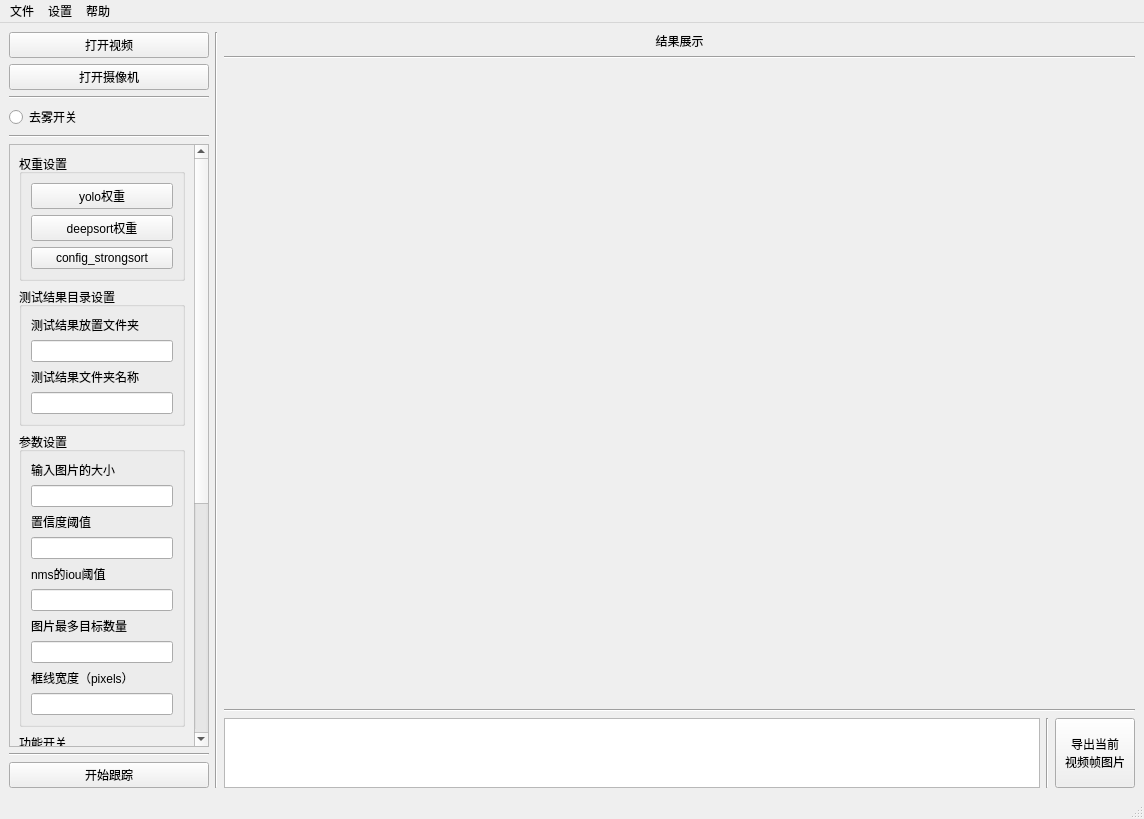
<?xml version="1.0" encoding="UTF-8"?>
<ui version="4.0">
 <class>MainWindow</class>
 <widget class="QMainWindow" name="MainWindow">
  <property name="geometry">
   <rect>
    <x>0</x>
    <y>0</y>
    <width>1144</width>
    <height>819</height>
   </rect>
  </property>
  <property name="windowTitle">
   <string>MainWindow</string>
  </property>
  <widget class="QWidget" name="centralwidget">
   <layout class="QHBoxLayout" name="horizontalLayout_3" stretch="1,0,5">
    <item>
     <layout class="QVBoxLayout" name="verticalLayout">
      <item>
       <widget class="QPushButton" name="VideoOpenBtn">
        <property name="minimumSize">
         <size>
          <width>200</width>
          <height>0</height>
         </size>
        </property>
        <property name="text">
         <string>打开视频</string>
        </property>
       </widget>
      </item>
      <item>
       <widget class="QPushButton" name="CameraOpenBtn">
        <property name="text">
         <string>打开摄像机</string>
        </property>
       </widget>
      </item>
      <item>
       <widget class="Line" name="line">
        <property name="orientation">
         <enum>Qt::Horizontal</enum>
        </property>
       </widget>
      </item>
      <item>
       <widget class="QRadioButton" name="radioButtonDefogOpen">
        <property name="layoutDirection">
         <enum>Qt::LeftToRight</enum>
        </property>
        <property name="text">
         <string>去雾开关</string>
        </property>
       </widget>
      </item>
      <item>
       <widget class="Line" name="line_2">
        <property name="orientation">
         <enum>Qt::Horizontal</enum>
        </property>
       </widget>
      </item>
      <item>
       <widget class="QScrollArea" name="scrollArea">
        <property name="sizePolicy">
         <sizepolicy hsizetype="Expanding" vsizetype="Expanding">
          <horstretch>0</horstretch>
          <verstretch>0</verstretch>
         </sizepolicy>
        </property>
        <property name="minimumSize">
         <size>
          <width>0</width>
          <height>0</height>
         </size>
        </property>
        <property name="widgetResizable">
         <bool>true</bool>
        </property>
        <widget class="QWidget" name="scrollAreaWidgetContents">
         <property name="geometry">
          <rect>
           <x>0</x>
           <y>0</y>
           <width>183</width>
           <height>1000</height>
          </rect>
         </property>
         <property name="minimumSize">
          <size>
           <width>0</width>
           <height>1000</height>
          </size>
         </property>
         <layout class="QVBoxLayout" name="verticalLayout_3">
          <item>
           <widget class="QGroupBox" name="groupBox">
            <property name="sizePolicy">
             <sizepolicy hsizetype="Preferred" vsizetype="Fixed">
              <horstretch>0</horstretch>
              <verstretch>0</verstretch>
             </sizepolicy>
            </property>
            <property name="title">
             <string>权重设置</string>
            </property>
            <layout class="QVBoxLayout" name="verticalLayout_6">
             <item>
              <widget class="QPushButton" name="YoloWeightsBtn">
               <property name="text">
                <string>yolo权重</string>
               </property>
              </widget>
             </item>
             <item>
              <widget class="QPushButton" name="StrongsortWeightsBtn">
               <property name="text">
                <string>deepsort权重</string>
               </property>
              </widget>
             </item>
             <item>
              <widget class="QPushButton" name="ConfigStrongsortBtn">
               <property name="text">
                <string>config_strongsort</string>
               </property>
              </widget>
             </item>
            </layout>
           </widget>
          </item>
          <item>
           <widget class="QGroupBox" name="groupBox_2">
            <property name="sizePolicy">
             <sizepolicy hsizetype="Preferred" vsizetype="Fixed">
              <horstretch>0</horstretch>
              <verstretch>0</verstretch>
             </sizepolicy>
            </property>
            <property name="title">
             <string>测试结果目录设置</string>
            </property>
            <layout class="QVBoxLayout" name="verticalLayout_8">
             <item>
              <widget class="QLabel" name="labelproject">
               <property name="sizePolicy">
                <sizepolicy hsizetype="Preferred" vsizetype="Fixed">
                 <horstretch>0</horstretch>
                 <verstretch>0</verstretch>
                </sizepolicy>
               </property>
               <property name="text">
                <string>测试结果放置文件夹</string>
               </property>
              </widget>
             </item>
             <item>
              <widget class="QLineEdit" name="ProjectLineEdit">
               <property name="placeholderText">
                <string/>
               </property>
              </widget>
             </item>
             <item>
              <widget class="QLabel" name="labelname">
               <property name="sizePolicy">
                <sizepolicy hsizetype="Preferred" vsizetype="Fixed">
                 <horstretch>0</horstretch>
                 <verstretch>0</verstretch>
                </sizepolicy>
               </property>
               <property name="text">
                <string>测试结果文件夹名称</string>
               </property>
              </widget>
             </item>
             <item>
              <widget class="QLineEdit" name="NamelineEdit">
               <property name="placeholderText">
                <string/>
               </property>
              </widget>
             </item>
            </layout>
           </widget>
          </item>
          <item>
           <widget class="QGroupBox" name="groupBox_3">
            <property name="sizePolicy">
             <sizepolicy hsizetype="Preferred" vsizetype="Fixed">
              <horstretch>0</horstretch>
              <verstretch>0</verstretch>
             </sizepolicy>
            </property>
            <property name="title">
             <string>参数设置</string>
            </property>
            <layout class="QVBoxLayout" name="verticalLayout_5">
             <item>
              <widget class="QLabel" name="labelimgsz">
               <property name="sizePolicy">
                <sizepolicy hsizetype="Preferred" vsizetype="Fixed">
                 <horstretch>0</horstretch>
                 <verstretch>0</verstretch>
                </sizepolicy>
               </property>
               <property name="text">
                <string>输入图片的大小</string>
               </property>
              </widget>
             </item>
             <item>
              <widget class="QLineEdit" name="imgszlineEdit"/>
             </item>
             <item>
              <widget class="QLabel" name="labelconf_thres">
               <property name="sizePolicy">
                <sizepolicy hsizetype="Preferred" vsizetype="Fixed">
                 <horstretch>0</horstretch>
                 <verstretch>0</verstretch>
                </sizepolicy>
               </property>
               <property name="text">
                <string>置信度阈值</string>
               </property>
              </widget>
             </item>
             <item>
              <widget class="QLineEdit" name="conf_threslineEdit"/>
             </item>
             <item>
              <widget class="QLabel" name="labeliou_thres">
               <property name="sizePolicy">
                <sizepolicy hsizetype="Preferred" vsizetype="Fixed">
                 <horstretch>0</horstretch>
                 <verstretch>0</verstretch>
                </sizepolicy>
               </property>
               <property name="text">
                <string>nms的iou阈值</string>
               </property>
              </widget>
             </item>
             <item>
              <widget class="QLineEdit" name="iou_threslineEdit"/>
             </item>
             <item>
              <widget class="QLabel" name="labelmax_det">
               <property name="sizePolicy">
                <sizepolicy hsizetype="Preferred" vsizetype="Fixed">
                 <horstretch>0</horstretch>
                 <verstretch>0</verstretch>
                </sizepolicy>
               </property>
               <property name="text">
                <string>图片最多目标数量</string>
               </property>
              </widget>
             </item>
             <item>
              <widget class="QLineEdit" name="max_detlineEdit"/>
             </item>
             <item>
              <widget class="QLabel" name="labelline_thickness">
               <property name="sizePolicy">
                <sizepolicy hsizetype="Preferred" vsizetype="Fixed">
                 <horstretch>0</horstretch>
                 <verstretch>0</verstretch>
                </sizepolicy>
               </property>
               <property name="text">
                <string>框线宽度（pixels）</string>
               </property>
              </widget>
             </item>
             <item>
              <widget class="QLineEdit" name="line_thicknesslineEdit"/>
             </item>
            </layout>
           </widget>
          </item>
          <item>
           <widget class="QGroupBox" name="groupBox_4">
            <property name="sizePolicy">
             <sizepolicy hsizetype="Preferred" vsizetype="Fixed">
              <horstretch>0</horstretch>
              <verstretch>0</verstretch>
             </sizepolicy>
            </property>
            <property name="title">
             <string>功能开关</string>
            </property>
            <layout class="QVBoxLayout" name="verticalLayout_4">
             <item>
              <widget class="QCheckBox" name="checkBoxshow_vid">
               <property name="text">
                <string>结果展示</string>
               </property>
              </widget>
             </item>
             <item>
              <widget class="QCheckBox" name="checkBoxsave_txt">
               <property name="text">
                <string>坐标保存</string>
               </property>
              </widget>
             </item>
             <item>
              <widget class="QCheckBox" name="checkBoxsave_conf">
               <property name="text">
                <string>置信度保存</string>
               </property>
              </widget>
             </item>
             <item>
              <widget class="QCheckBox" name="checkBoxsave_crop">
               <property name="text">
                <string>目标保存</string>
               </property>
              </widget>
             </item>
             <item>
              <widget class="QCheckBox" name="checkBoxsave_vid">
               <property name="text">
                <string>预测结果保存</string>
               </property>
              </widget>
             </item>
             <item>
              <widget class="QCheckBox" name="checkBoxnosave">
               <property name="text">
                <string>不保存预测结果</string>
               </property>
              </widget>
             </item>
             <item>
              <widget class="QCheckBox" name="checkBoxagnostic_nms">
               <property name="text">
                <string>agnostic_nms</string>
               </property>
              </widget>
             </item>
             <item>
              <widget class="QCheckBox" name="checkBoxaugment">
               <property name="text">
                <string>augment</string>
               </property>
              </widget>
             </item>
             <item>
              <widget class="QCheckBox" name="checkBoxvisualize">
               <property name="text">
                <string>visualize</string>
               </property>
              </widget>
             </item>
             <item>
              <widget class="QCheckBox" name="checkBoxupdate">
               <property name="text">
                <string>update</string>
               </property>
              </widget>
             </item>
             <item>
              <widget class="QCheckBox" name="checkBoxexist_ok">
               <property name="text">
                <string>exist_ok</string>
               </property>
              </widget>
             </item>
             <item>
              <widget class="QCheckBox" name="checkBoxhide_labels">
               <property name="text">
                <string>hide_labels</string>
               </property>
              </widget>
             </item>
             <item>
              <widget class="QCheckBox" name="checkBoxhide_conf">
               <property name="text">
                <string>hide_conf</string>
               </property>
              </widget>
             </item>
             <item>
              <widget class="QCheckBox" name="checkBoxhide_class">
               <property name="text">
                <string>hide_class</string>
               </property>
              </widget>
             </item>
             <item>
              <widget class="QCheckBox" name="checkBoxhide_speed">
               <property name="text">
                <string>hide_speed</string>
               </property>
              </widget>
             </item>
             <item>
              <widget class="QCheckBox" name="checkBoxhalf">
               <property name="text">
                <string>half</string>
               </property>
              </widget>
             </item>
             <item>
              <widget class="QCheckBox" name="checkBoxdnn">
               <property name="text">
                <string>dnn</string>
               </property>
              </widget>
             </item>
            </layout>
           </widget>
          </item>
         </layout>
        </widget>
       </widget>
      </item>
      <item>
       <widget class="Line" name="line_3">
        <property name="orientation">
         <enum>Qt::Horizontal</enum>
        </property>
       </widget>
      </item>
      <item>
       <widget class="QPushButton" name="StartTrackBtn">
        <property name="sizePolicy">
         <sizepolicy hsizetype="Minimum" vsizetype="Fixed">
          <horstretch>0</horstretch>
          <verstretch>0</verstretch>
         </sizepolicy>
        </property>
        <property name="minimumSize">
         <size>
          <width>0</width>
          <height>0</height>
         </size>
        </property>
        <property name="text">
         <string>开始跟踪</string>
        </property>
       </widget>
      </item>
     </layout>
    </item>
    <item>
     <widget class="Line" name="line_7">
      <property name="orientation">
       <enum>Qt::Vertical</enum>
      </property>
     </widget>
    </item>
    <item>
     <layout class="QVBoxLayout" name="verticalLayout_2" stretch="1,0,10,0,1">
      <item>
       <widget class="QLabel" name="labelshowresult">
        <property name="sizePolicy">
         <sizepolicy hsizetype="Preferred" vsizetype="Fixed">
          <horstretch>0</horstretch>
          <verstretch>0</verstretch>
         </sizepolicy>
        </property>
        <property name="text">
         <string>结果展示</string>
        </property>
        <property name="alignment">
         <set>Qt::AlignCenter</set>
        </property>
       </widget>
      </item>
      <item>
       <widget class="Line" name="line_6">
        <property name="orientation">
         <enum>Qt::Horizontal</enum>
        </property>
       </widget>
      </item>
      <item>
       <widget class="QLabel" name="VideoShowLabel">
        <property name="minimumSize">
         <size>
          <width>640</width>
          <height>400</height>
         </size>
        </property>
        <property name="text">
         <string/>
        </property>
       </widget>
      </item>
      <item>
       <widget class="Line" name="line_4">
        <property name="orientation">
         <enum>Qt::Horizontal</enum>
        </property>
       </widget>
      </item>
      <item>
       <layout class="QHBoxLayout" name="horizontalLayout_4">
        <item>
         <widget class="QTextEdit" name="textEditShowResult"/>
        </item>
        <item>
         <widget class="Line" name="line_5">
          <property name="orientation">
           <enum>Qt::Vertical</enum>
          </property>
         </widget>
        </item>
        <item>
         <widget class="QPushButton" name="OutputSaveBtn">
          <property name="sizePolicy">
           <sizepolicy hsizetype="Preferred" vsizetype="Preferred">
            <horstretch>0</horstretch>
            <verstretch>0</verstretch>
           </sizepolicy>
          </property>
          <property name="text">
           <string>导出当前
视频帧图片</string>
          </property>
         </widget>
        </item>
       </layout>
      </item>
     </layout>
    </item>
   </layout>
  </widget>
  <widget class="QMenuBar" name="menubar">
   <property name="geometry">
    <rect>
     <x>0</x>
     <y>0</y>
     <width>1144</width>
     <height>26</height>
    </rect>
   </property>
   <widget class="QMenu" name="menu">
    <property name="title">
     <string>文件</string>
    </property>
    <addaction name="actionSaveResult"/>
   </widget>
   <widget class="QMenu" name="menu_2">
    <property name="title">
     <string>设置</string>
    </property>
    <addaction name="actioninterface"/>
   </widget>
   <widget class="QMenu" name="menu_3">
    <property name="title">
     <string>帮助</string>
    </property>
    <addaction name="actionDocumentation"/>
    <addaction name="actionAbout"/>
   </widget>
   <addaction name="menu"/>
   <addaction name="menu_2"/>
   <addaction name="menu_3"/>
  </widget>
  <widget class="QStatusBar" name="statusbar"/>
  <action name="actionSaveResult">
   <property name="text">
    <string>SaveResult</string>
   </property>
  </action>
  <action name="actioninterface">
   <property name="text">
    <string>Interface</string>
   </property>
  </action>
  <action name="actionDocumentation">
   <property name="text">
    <string>Documentation</string>
   </property>
  </action>
  <action name="actionAbout">
   <property name="text">
    <string>About</string>
   </property>
  </action>
 </widget>
 <resources/>
 <connections/>
</ui>
